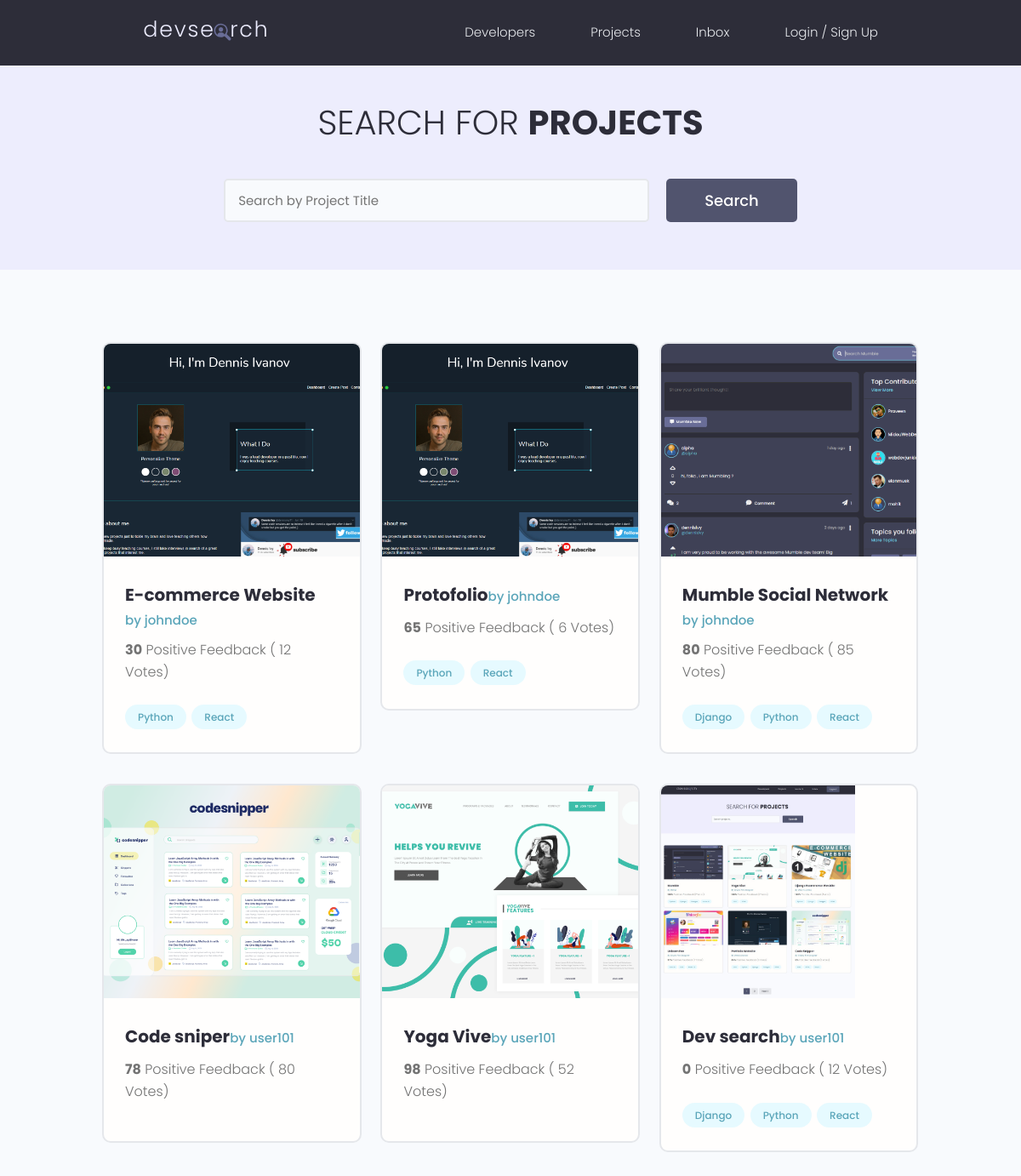
/projects/, run on the app's committed database.
### projects/models.py (models this page shows, shortened)
class Project(models.Model):
    title = models.CharField(max_length=200)
    owner = models.ForeignKey(Profile,null=True,blank=True,
                              on_delete=models.SET_NULL)
    description = models.TextField(null=True,blank=True)
    featured_image = models.ImageField(
        null=True, blank=True, default="default.jpg")
    demo_link = models.CharField(max_length=2000,null=True,blank=True)
    source_link = models.CharField(max_length=2000,null=True,blank=True)
    tags = models.ManyToManyField('Tag',blank=True)
    vote_total = models.IntegerField(default=0,null=True,blank=True)
    vote_ratio = models.IntegerField(default=0,null=True,blank=True)
    created = models.DateTimeField(auto_now_add=True)
    id = models.UUIDField(default=uuid.uuid4,unique=True,primary_key=True,editable=False)

class Tag(models.Model):
    name = models.CharField(max_length=200)
    created = models.DateTimeField(auto_now_add=True)
    id = models.UUIDField(default=uuid.uuid4,unique=True,
                          primary_key=True, editable=False)
    def __str__(self):
        return  self.name

### users/models.py (models this page shows, shortened)
class Profile(models.Model):
    user =  models.OneToOneField(
        User,on_delete=models.CASCADE,null=True,blank=True)
    name = models.CharField(max_length=200,blank=True,null=True)
    email = models.EmailField(max_length=500,blank=True,null=True)
    username = models.CharField(max_length=200,blank=True,null=True)
    short_intro =  models.CharField(max_length=200,blank=True,null=True)
    bio = models.TextField(blank=True,null=True)
    profile_image = models.ImageField(
        default='profiles/user-default.png',null=True,blank=True,upload_to='profiles/')
    social_github = models.CharField(max_length=200,blank=True,null=True)
    social_twitter = models.CharField(max_length=200,blank=True,null=True)
    social_linkedin = models.CharField(max_length=200,blank=True,null=True)
    social_youtube = models.CharField(max_length=200,blank=True,null=True)
    social_website = models.CharField(max_length=200,blank=True,null=True)
    created = models.DateTimeField(auto_now_add=True)
    id = models.UUIDField(default=uuid.uuid4,unique=True,primary_key=True,editable=False)
    location = models.CharField(max_length=200,blank=True,null=True)

### projects/views.py (the view)
# urls.py: path('projects/',include('projects.urls')),
def projects(request):
    projects = Project.objects.all()
    context = {'projects': projects}
    return render(request, 'projects/projects.html', context)

### projects/templates/projects/projects.html (shortened to what this page needs)
{% extends 'main.html' %}
{% block content %}
  <main class="projects">
    <section class="hero-section text-center">
      <div class="container container--narrow">
        <div class="hero-section__box">
          <h2>Search for <span>Projects</span></h2>
        </div>
        <div class="hero-section__search">
          <form class="form" action="#" method="get">
            <div class="form__field">
              <input class="input input--text" id="formInput#search" type="text" name="text"
                placeholder="Search by Project Title" />
            </div>
            <input class="btn btn--sub btn--lg" type="submit" value="Search" />
          </form>
        </div>
      </div>
    </section>
    <section class="projectsList">
      <div class="container">
        <div class="grid grid--three">
    {% for project in projects %}
          <div class="column">
            <div class="card project">
              <a href="{% url 'project' project.id %}" class="project">
                <img class="project__thumbnail" src="{{ project.featured_image.url }}" alt="project thumbnail" />
                <div class="card__body">
                  <h3 class="project__title">{{project.title}}</h3>
                    <a href="{% url 'user-profile' project.owner.id %}" class="project_author"> by {{project.owner.name}}</a>
                  <p class="project--rating">
                    <span style="font-weight: bold;">{{project.vote_ratio}}</span>
                     Positive Feedback ( {{project.vote_total}} Vote{{project.vote_total | pluralize:"s"}})
                </p>
                  <div class="project__tags">
                    {% for tag in project.tags.all %}
                    <span class="tag tag--pill tag--main">
                      <small>{{tag}}</small>
                    </span>
                    {% endfor %}
                  </div>
                </div>
              </a>
            </div>
          </div>
    {% endfor%}
        </div>
      </div>
    </section>
  </main>
{% endblock content %}

### static/styles/app.css (style rules this page uses)
:root { --color-sub: #2d2d39; }
.btn--sub { background-color: var(--color-sub-light); }
.card { border: 2px solid var(--color-light); }
img { width: 100%; }
.hero-section { height: 40vh; display: flex; align-items: center; background-color: var(--color-sub); }
.hero-section__box { margin-bottom: 4rem; }
.hero-section__box > h2, .hero-section__box > h2 > span { font-size: 4rem; color: var(--color-light); line-height: 1.3; text-transform: uppercase; }
.hero-section__box > h2 { font-weight: 300; }
.hero-section__box > h2 > span { font-weight: 700; }
.hero-section__search > .form { display: flex; align-items: center; justify-content: center; gap: 2rem; }
.hero-section__search > .form input.input--text { width: 50rem; }
.project--rating { margin-bottom: 1.6em; margin-top: .5em; }
.projects > .hero-section { background: var(--color-sub-lighter); height: 30vh; }
.projects .hero-section__box { margin-bottom: 2.5rem; }
.projects .hero-section__box > h2 { color: var(--color-sub); }
.projects .hero-section__box > h2 > span { font-weight: 700; color: var(--color-sub); }
.projectsList { margin-top: 8rem; }
.project__thumbnail { height: 25rem; object-fit: cover; object-position: top center; }
.project__title { font-size: 2rem; font-weight: 700; color: var(--color-sub); }

### static/uikit/styles/modules/_variables.css (style rules this page uses)
:root { --color-main: #5aa5b9; --color-main-light: #e6faff; --color-sub: #3f4156; --color-sub-light: #51546e; --color-sub-lighter: #ededfd; --color-text: #737373; --color-gray: #8b8b8b; --color-light: #e5e7eb; --color-light-gray: #767676; --color-bg: #f8fafd; --color-white: #fffefd; --color-white-light: #f3f3f3; --color-success: #359e64; --color-success-bg: #def8e8; --color-error: #fc4b0b; --color-error-bg: #fff2ee; --font-base: 'Poppins', arial, helvetica, 'Segoe UI', roboto, ubuntu, sans-serif; --font-monospace: 'Fira Code', 'Courier New', courier, monospace; --font-regular: 300; --font-medium: 500; --font-bold: 700; --generic-shadow: 1px 1px 5px #00000010; --generic-transition: all 0.3s ease-in-out; }

### static/uikit/styles/modules/_base.css (style rules this page uses)
* { margin: 0; padding: 0; box-sizing: border-box; text-rendering: optimizeLegibility; color: inherit; font-size: inherit; }
html { font-size: 50%; }
@media only screen and (min-width: 480px) { html { font-size: 56.25%; } }
@media only screen and (min-width: 1200px) { html { font-size: 62.5%; } }
body { line-height: 1.6; font-weight: 400; font-size: 1.5rem; color: var(--color-text); background-color: var(--color-bg); min-height: 100vh; }

### static/uikit/styles/modules/_typography.css (style rules this page uses)
* { font-family: var(--font-base); }
h2 { font-size: 3.6rem; font-weight: var(--font-bold); }
h3 { font-size: 3.2rem; font-weight: var(--font-medium); }
p, span, strong { font-size: 1.6rem; color: var(--color-text); font-weight: var(--font-regular); }
a { padding-bottom: 2px; text-decoration: none; display: inline-block; color: var(--color-main); font-weight: var(--font-medium); }

### static/uikit/styles/modules/_utilities.css (style rules this page uses)
.container { width: 92%; max-width: 165rem; margin: 0 auto; box-sizing: border-box; }
.container--narrow { width: 92%; max-width: 120rem; }
@media screen and (min-width: 1000px) { .container { width: 90%; } }
@media screen and (min-width: 1000px) { .container--narrow { width: 85%; } }
@media screen and (min-width: 1200px) { .container { width: 80%; } }
@media screen and (min-width: 1200px) { .container--narrow { width: 72%; } }
.text-center { text-align: center; }

### static/uikit/styles/modules/_button.css (style rules this page uses)
.btn { display: inline-block; position: relative; cursor: pointer; background-color: var(--color-light); font-weight: var(--font-medium); color: var(--color-sub); text-decoration: none; padding: 1rem 2rem; border-radius: 0.5rem; border: none; width: -webkit-fit-content; width: -moz-fit-content; width: fit-content; height: -webkit-fit-content; height: -moz-fit-content; height: fit-content; font-size: 1.6rem; outline-width: 0; outline-color: transparent; -webkit-backface-visibility: hidden; backface-visibility: hidden; transition: all 0.3s ease-in-out; }
.btn--sub { background-color: var(--color-sub); color: var(--color-white); }
.btn--lg { font-size: 1.8rem; padding: 1.2rem 4.5rem; }

### static/uikit/styles/modules/_card.css (style rules this page uses)
.card { border-radius: 1rem; background-color: var(--color-white); border: 1.5px solid var(--color-light); width: auto; height: auto; margin-top: 0.5rem; margin-bottom: 0.5rem; overflow: hidden; }
.card__body, .card__header { padding: 2rem 2.5rem; }

### data on the page
Project: featured_image (picture), title "E-commerce Website", owner.name "johndoe", vote_ratio "30", vote_total "12", vote_total|pluralize "s"
Tag: name "Python"
Tag: name "React"
Project: featured_image (picture), title "Protofolio", owner.name "johndoe", vote_ratio "65", vote_total "6", vote_total|pluralize "s"
Project: featured_image (picture), title "Mumble Social Network", owner.name "johndoe", vote_ratio "80", vote_total "85", vote_total|pluralize "s"
Tag: name "Django"
Project: featured_image (picture), title "Code sniper", owner.name "user101", vote_ratio "78", vote_total "80", vote_total|pluralize "s"
Project: featured_image (picture), title "Yoga Vive", owner.name "user101", vote_ratio "98", vote_total "52", vote_total|pluralize "s"
Project: featured_image (picture), title "Dev search", owner.name "user101", vote_ratio "0", vote_total "12", vote_total|pluralize "s"
